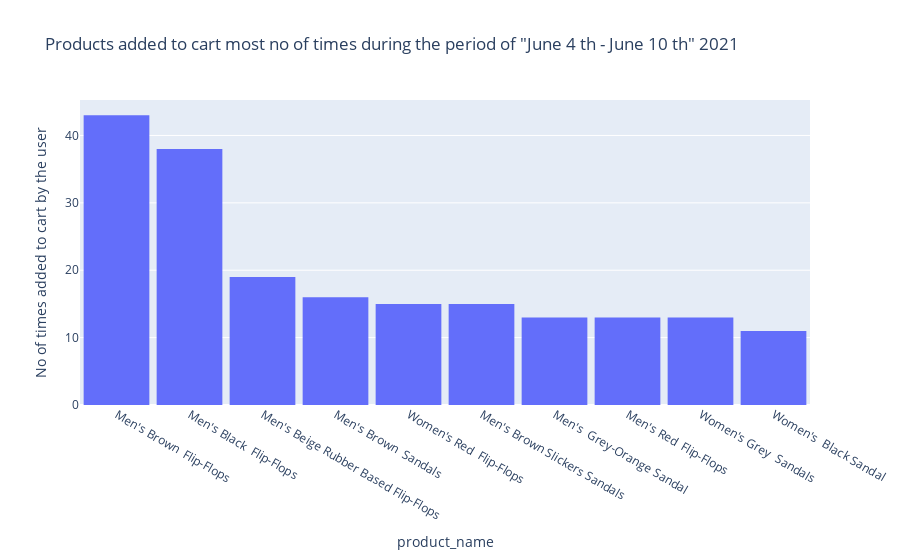

Write notebook code for a chart like this one.
### Markdown cell above
# -------> Visualization

### Code cell
fig3 = px.histogram(
                    products_added_to_cart_freq.iloc[:10,:],
                    x= products_added_to_cart_freq.index[:10],
                    y = 'product_adds_to_cart',
                    nbins = 47,
                    title = 'Products added to cart most no of times during the period of "June 4 th - June 10 th" 2021'
                    )
fig3.update_layout(xaxis_title="product_name")
fig3.update_layout(yaxis_title="No of times added to cart by the user")  
fig3.update_layout(bargap = 0.1)                    
fig3.show()

### Figure 1 — Plotly figure (JSON) as saved in the notebook; plotly's stock layout.template omitted (floating-point values rounded to 4 significant figures)
{"data": [{"alignmentgroup": "True", "bingroup": "x", "histfunc": "sum", "hovertemplate": "x=%{x}<br>sum of product_adds_to_cart=%{y}<extra></extra>", "legendgroup": "", "marker": {"color": "#636efa", "pattern": {"shape": ""}}, "name": "", "nbinsx": 47, "offsetgroup": "", "orientation": "v", "showlegend": false, "type": "histogram", "x": ["Men's Brown  Flip-Flops", "Men's Black  Flip-Flops", "Men's Beige Rubber Based Flip-Flops", "Men's Brown  Sandals", "Women's Red  Flip-Flops", "Men's Brown Slickers Sandals", "Men's  Grey-Orange Sandal", "Men's Red  Flip-Flops", "Women's Grey  Sandals", "Women's  Black Sandal"], "xaxis": "x", "y": [43, 38, 19, 16, 15, 15, 13, 13, 13, 11], "yaxis": "y"}], "layout": {"bargap": 0.1, "barmode": "relative", "legend": {"tracegroupgap": 0}, "title": {"text": "Products added to cart most no of times during the period of \"June 4 th - June 10 th\" 2021"}, "xaxis": {"anchor": "y", "domain": [0, 1], "title": {"text": "product_name"}}, "yaxis": {"anchor": "x", "domain": [0, 1], "title": {"text": "No of times added to cart by the user"}}}}
